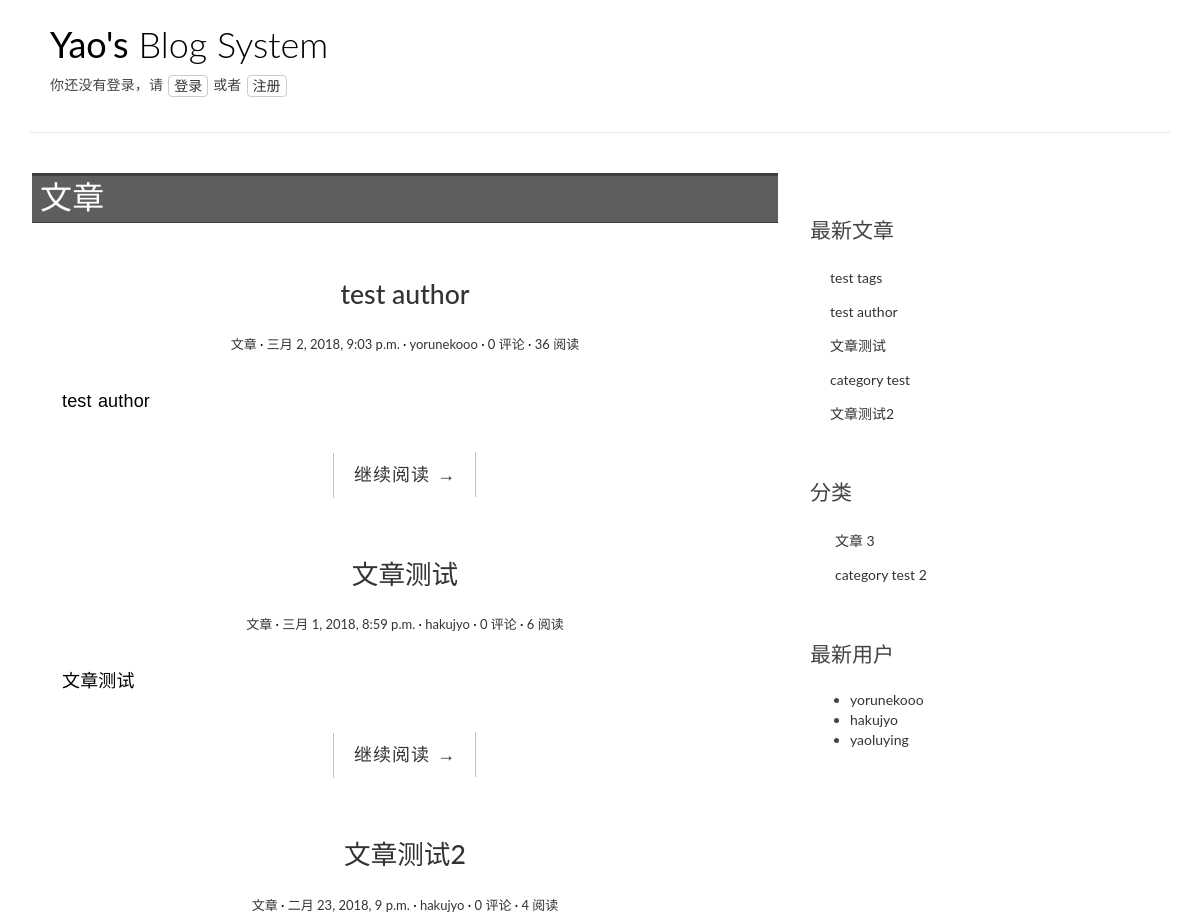
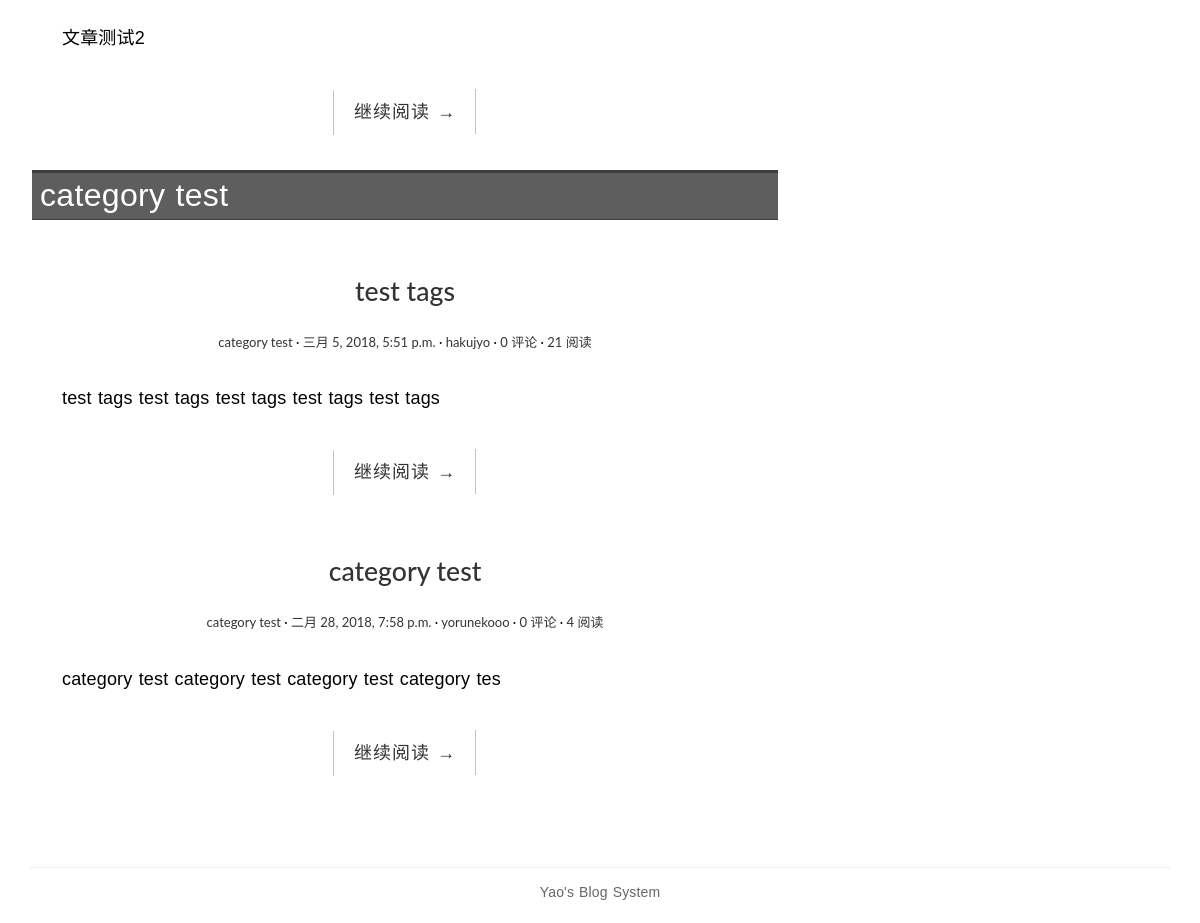
The page / on the database its author committed (2 pictures, top to bottom).
### blog/models.py (models this page shows, shortened)
@python_2_unicode_compatible
class Category(models.Model):
    name = models.CharField(max_length=100)
    def __str__(self):
        return self.name

@python_2_unicode_compatible
class Post(models.Model):
    title = models.CharField(max_length=70)
    body = models.TextField()
    created_time = models.DateTimeField()
    modified_time = models.DateTimeField()
    excerpt = models.CharField(max_length=200, blank=True)
    category = models.ForeignKey(Category, on_delete=models.CASCADE,)
    tags = models.ManyToManyField(Tag, blank=True)
    author = models.ForeignKey(settings.AUTH_USER_MODEL, on_delete=models.CASCADE,)
    views = models.PositiveIntegerField(default=0)
    def get_absolute_url(self):
        return reverse('blog:detail', kwargs={'pk': self.pk})
    class Meta:
        ordering = ['-created_time']

### users/models.py (models this page shows)
@python_2_unicode_compatible
class User(AbstractUser):
    nickname = models.CharField(max_length=50, blank=True)
    friends = models.ManyToManyField('self')
    def get_absolute_url(self):
        return reverse('blog:author', kwargs={'pk': self.pk})
    class Meta(AbstractUser.Meta):
        pass

### blog/views.py (the view)
# urls.py: url(r'^$', views.IndexView.as_view(), name='index'),
class IndexView(ListView):
    model = Post
    template_name = 'index.html'
    context_object_name = 'post_list_a'
    paginate_by = 5

### blog/templatetags/blog_tags.py (called while the page is built)
@register.simple_tag
def get_recent_posts(num=5):
    return Post.objects.all().order_by('-created_time')[:num]

@register.simple_tag
def get_categories():
    return Category.objects.annotate(num_posts=Count('post')).filter(num_posts__gt=0)

@register.simple_tag
def get_post_of_category(cate):
    return Post.objects.filter(category=cate)

@register.simple_tag
def get_users():
    return User.objects.all()

### blog/templates/index.html (shortened to what this page needs)
{% extends 'base.html' %}
{% load staticfiles %}
{% load blog_tags %}
{% block main %}
    {% get_categories as category_list %}
    {% for category in category_list %}
        <div class="category-div">
            <p class="category-title">{{ category }}</p>
            {% get_post_of_category category as post_list %}
            {% for post in post_list %}
                <article class="post post-{{ post.pk }}">
                    <header class="entry-header">
                        <h1 class="entry-title">
                            <a href="{{ post.get_absolute_url }}">{{ post.title }}</a>
                        </h1>
                        <div class="entry-meta">
                            <span class="post-category"><a href="#">{{ post.category.name }}</a></span>
                            <span class="post-date"><a href="#"><time class="entry-date" datetime="{{ post.created_time }}">{{ post.created_time }}</time></a></span>
                            <span class="post-author"><a href="{{ post.author.get_absolute_url }}">{{ post.author }}</a></span>
                            <span class="comments-link"><a href="#">{{ post.comment_set.count }} 评论</a></span>
                            <span class="views-count"><a href="#">{{ post.views }} 阅读</a></span>
                        </div>
                    </header>
                    <div class="entry-content clearfix">
                      <p>{{ post.excerpt }}</p>
                      <div class="read-more cl-effect-14">
                        <a href="{{ post.get_absolute_url }}" class="more-link">继续阅读 <span class="meta-nav">→</span></a>
                      </div>
                    </div>
                </article>
            {% empty %}
                <div class="no-post">暂时还没有发布的文章！</div>
            {% endfor %}
        </div>
    {% endfor %}
{% endblock main %}
{% block aside %}
    {% include 'asides/recent-posts.html' %}
    {% include 'asides/category.html' %}
    {% include 'asides/recent-users.html' %}
{% endblock aside %}

### blog/templates/asides/recent-posts.html
{% load staticfiles %}
{% load blog_tags %}
{% block recent-posts%}
    <div class="widget widget-recent-posts">
        <h3 class="widget-title">最新文章</h3>
        {% get_recent_posts as recent_post_list %}
        <ul>
            {% for post in recent_post_list %}
            <li>
                <a href="{{ post.get_absolute_url }}">{{ post.title }}</a>
            </li>
            {% empty %}
            暂无文章！
            {% endfor %}
        </ul>
    </div>
{% endblock recent-posts %}

### blog/templates/asides/category.html
{% load staticfiles %}
{% load blog_tags %}
{% block category%}
    <div class="widget widget-category">
        <h3 class="widget-title">分类</h3>
        {% get_categories as category_list %}
        <ul>
            {% for category in category_list %}
            <li>
                <a href="{% url 'blog:category' category.pk %}">{{ category.name }} <span class="post-count">{{ category.num_posts }}</span></a>
            </li>
            {% empty %}
            暂无分类！
            {% endfor %}
        </ul>
    </div>
{% endblock category %}

### blog/templates/asides/recent-users.html
{% load staticfiles %}
{% load blog_tags %}
{% block recent-user%}
    <div class="widget widget-recent-users">
        <h3 class="widget-title">最新用户</h3>
        {% get_users as user_list %}
        <ul>
            {% for user in user_list %}
            <li>
                <a href="{{ user.get_absolute_url }}">{{ user }}</a>
            </li>
            {% empty %}
            暂无分类！
            {% endfor %}
        </ul>
    </div>
{% endblock recent-user %}

### blog/static/blog/css/custom.css (style rules this page uses)
* { outline: none; }
h1, h2, h3, h4, h5, h6 { margin-top: 0; }
a { color: #333; }
body { color: #444; font-family: 'Lato', sans-serif; }
p { font-family: 'Ubuntu', sans-serif; font-weight: 400; word-spacing: 1px; letter-spacing: 0.01em; }
.post { background: #fff; padding: 30px 30px 0; }
.entry-title { text-align: center; font-size: 1.9em; margin-bottom: 20px; line-height: 1.6; padding: 10px 20px 0; }
.entry-meta { text-align: center; color: #DDDDDD; font-size: 13px; margin-bottom: 30px; }
.entry-content { font-size: 18px; line-height: 1.9; font-weight: 300; color: #000; }
.post-category::after, .post-date::after, .post-author::after, .comments-link::after { content: ' ·'; color: #000; }
.read-more { font-family: 'Ubuntu', sans-serif; font-weight: 400; word-spacing: 1px; letter-spacing: 0.01em; text-align: center; margin-top: 20px; }
.cl-effect-14 a { padding: 0 20px; height: 45px; line-height: 45px; position: relative; display: inline-block; margin: 15px 25px; letter-spacing: 1px; font-weight: 400; text-shadow: 0 0 1px rgba(255, 255, 255, 0.3); }
.cl-effect-14 a::before, .cl-effect-14 a::after { position: absolute; width: 45px; height: 1px; background: #C3C3C3; content: ''; -webkit-transition: all 0.3s; -moz-transition: all 0.3s; transition: all 0.3s; pointer-events: none; }
.cl-effect-14 a::before { top: 0; left: 0; -webkit-transform: rotate(90deg); -moz-transform: rotate(90deg); transform: rotate(90deg); -webkit-transform-origin: 0 0; -moz-transform-origin: 0 0; transform-origin: 0 0; }
.cl-effect-14 a::after { right: 0; bottom: 0; -webkit-transform: rotate(90deg); -moz-transform: rotate(90deg); transform: rotate(90deg); -webkit-transform-origin: 100% 0; -moz-transform-origin: 100% 0; transform-origin: 100% 0; }
.widget { background: #fff; padding: 30px 0 0; }
.widget-title { font-size: 1.5em; margin-bottom: 20px; line-height: 1.6; padding: 10px 0 0; font-weight: 400; }
.widget-recent-posts ul { padding: 0; margin: 0; padding-left: 20px; }
.widget-recent-posts ul li { list-style-type: none; position: relative; line-height: 170%; margin-bottom: 10px; }
.widget-recent-posts ul li::before { content: '\f3d3'; font-family: "Ionicons"; position: absolute; left: -17px; top: 3px; font-size: 16px; color: #000; }
.widget-category ul { padding: 0; margin: 0; padding-left: 25px; }
.widget-category ul li { list-style-type: none; position: relative; line-height: 170%; margin-bottom: 10px; }
.widget-category ul li::before { content: '\f3fe'; font-family: "Ionicons"; position: absolute; left: -25px; top: 1px; font-size: 18px; color: #000; }
.category-div { border-top: 3px solid #3f3f3f; margin:0 2px; margin-bottom: 20px; }
.category-title { font-size: 32px; border-bottom: 1px solid #3f3f3f; background: #5e5e5e; color: #FFFFFF; padding:0 8px; }

### rows shown on the page
Category: name "文章", num_posts "3"
Post: title "test author", category.name "文章", created_time "三月 2, 2018, 9:03 p.m.", author "yorunekooo", comment_set.count "0", views "36", excerpt "test author"
Post: title "文章测试", category.name "文章", created_time "三月 1, 2018, 8:59 p.m.", author "hakujyo", comment_set.count "0", views "6", excerpt "文章测试"
Post: title "文章测试2", category.name "文章", created_time "二月 23, 2018, 9 p.m.", author "hakujyo", comment_set.count "0", views "4", excerpt "文章测试2"
Category: name "category test", num_posts "2"
Post: title "test tags", category.name "category test", created_time "三月 5, 2018, 5:51 p.m.", author "hakujyo", comment_set.count "0", views "21", excerpt "test tags test tags test tags test tags test tags"
Post: title "category test", category.name "category test", created_time "二月 28, 2018, 7:58 p.m.", author "yorunekooo", comment_set.count "0", views "4", excerpt "category test category test category test category tes"
User: username "yorunekooo"
User: username "hakujyo"
User: username "yaoluying"
